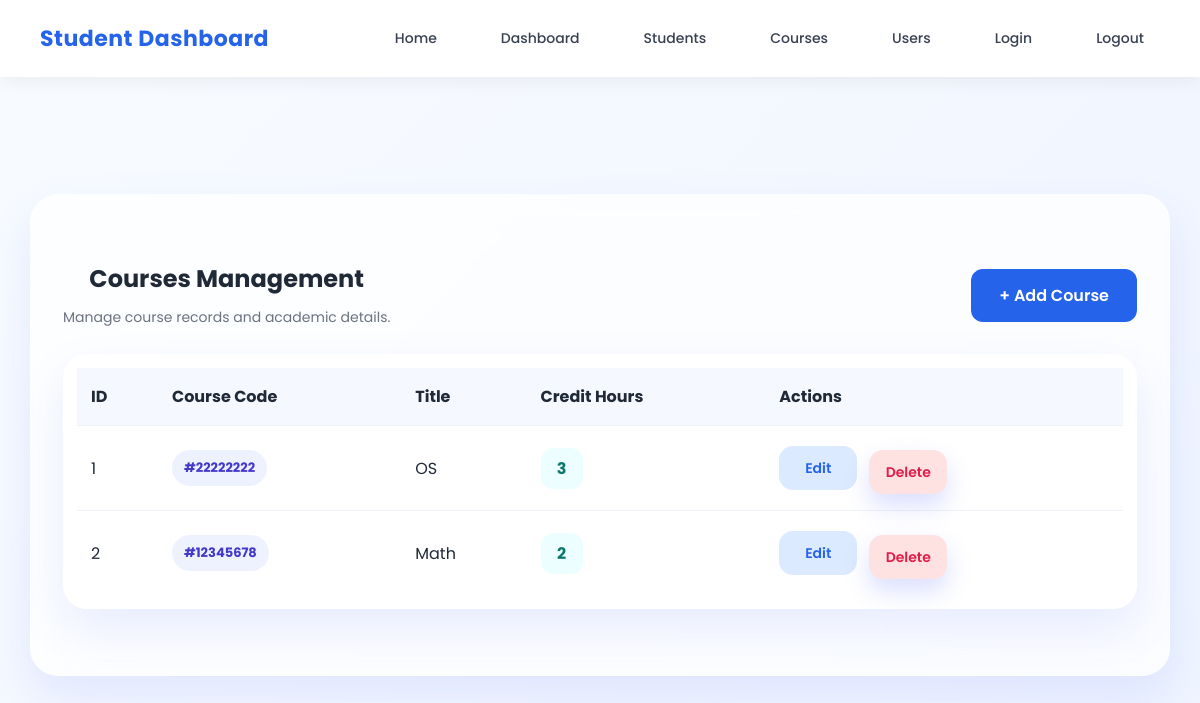
The page /courses/ (signed in) on the database its author committed.
### app/models.py (models this page shows)
class Course(db.Model):
    __tablename__ = "courses"
    id = db.Column(db.Integer, primary_key=True)
    course_code = db.Column(db.String(50), unique=True, nullable=False)
    title = db.Column(db.String(120), nullable=False)
    credit_hours = db.Column(db.Integer, nullable=False)

### app/courses/routes.py (the view)
@courses.route("/")
@login_required
def list_courses():
    all_courses = Course.query.all()
    return render_template("courses/courses.html", courses=all_courses)

### app/templates/courses/courses.html
{% extends "base.html" %}
{% block content %}
<div class="courses-page">
    <div class="section-header">
        <div>
            <h2>Courses Management</h2>
            <p class="section-subtitle">Manage course records and academic details.</p>
        </div>
        <a href="{{ url_for('courses.add_course') }}" class="btn btn-primary">+ Add Course</a>
    </div>
    {% if courses %}
    <div class="courses-table-wrapper">
        <table class="courses-table">
            <thead>
                <tr>
                    <th>ID</th>
                    <th>Course Code</th>
                    <th>Title</th>
                    <th>Credit Hours</th>
                    <th>Actions</th>
                </tr>
            </thead>
            <tbody>
                {% for course in courses %}
                <tr>
                    <td>{{ course.id }}</td>
                    <td><span class="course-code-badge">{{ course.course_code }}</span></td>
                    <td>{{ course.title }}</td>
                    <td><span class="credit-badge">{{ course.credit_hours }}</span></td>
                    <td class="actions">
                        <a href="{{ url_for('courses.edit_course', course_id=course.id) }}" class="btn-small edit-btn">Edit</a>
                        <form action="{{ url_for('courses.delete_course', course_id=course.id) }}"
                              method="POST"
                              class="delete-form"
                              onsubmit="return confirm('Are you sure you want to delete this course?');">
                            <button type="submit" class="btn-small delete-btn">Delete</button>
                        </form>
                    </td>
                </tr>
                {% endfor %}
            </tbody>
        </table>
    </div>
    {% else %}
    <div class="empty-box">
        <h3>No courses found</h3>
        <p>Start by adding your first course.</p>
    </div>
    {% endif %}
</div>
{% endblock %}

### app/static/css/style.css (style rules this page uses)
* { margin: 0; padding: 0; box-sizing: border-box; }
:root { --bg-1: #f8fbff; --bg-2: #eef4ff; --primary: #5b6dfb; --primary-dark: #4657e6; --text-main: #1f2937; --text-soft: #6b7280; --white: #ffffff; --border: rgba(255, 255, 255, 0.25); --shadow: 0 20px 45px rgba(91, 109, 251, 0.12); }
body { font-family: 'Poppins', sans-serif; min-height: 100vh; background: radial-gradient(circle at top left, #dfe9ff 0%, transparent 30%), radial-gradient(circle at bottom right, #e7dcff 0%, transparent 28%), linear-gradient(135deg, var(--bg-1), var(--bg-2)); color: var(--text-main); }
h1, h2 { text-align: center; margin-bottom: 10px; color: var(--text-main); font-weight: 700; }
p { text-align: center; color: var(--text-soft); line-height: 1.7; margin-bottom: 18px; font-size: 14px; }
form { display: flex; flex-direction: column; gap: 8px; }
button { margin-top: 8px; border: none; border-radius: 16px; padding: 14px; background: linear-gradient(135deg, var(--primary), #7c6df8); color: white; font-size: 15px; font-weight: 600; font-family: inherit; cursor: pointer; transition: 0.25s ease; box-shadow: 0 12px 24px rgba(91, 109, 251, 0.22); }
body { font-family: 'Poppins', sans-serif; background: linear-gradient(135deg, #f8fbff, #eef4ff); color: #1f2937; }
.btn { display: inline-block; padding: 14px 28px; border-radius: 12px; text-decoration: none; font-weight: 600; transition: 0.3s ease; }
.btn-primary { background: #2563eb; color: white; }
.section-header { display: flex; justify-content: space-between; align-items: center; margin-bottom: 20px; gap: 15px; flex-wrap: wrap; }
.actions { display: flex; gap: 10px; align-items: center; }
.btn-small { padding: 8px 14px; border: none; border-radius: 10px; font-size: 13px; font-weight: 600; cursor: pointer; text-decoration: none; }
.edit-btn { background: #e0ecff; color: #1d4ed8; }
.delete-btn { background: #ffe4e6; color: #be123c; }
.courses-page { padding: 30px 0; }
.courses-page .section-header { display: flex; justify-content: space-between; align-items: center; gap: 16px; margin-bottom: 24px; flex-wrap: wrap; }
.courses-page .section-subtitle { margin: 6px 0 0; text-align: left; color: var(--text-soft); font-size: 14px; }
.courses-table-wrapper { background: rgba(255, 255, 255, 0.88); border-radius: 24px; padding: 14px; box-shadow: var(--shadow); overflow-x: auto; }
.courses-table { width: 100%; border-collapse: collapse; }
.courses-table th, .courses-table td { padding: 16px 14px; text-align: left; border-bottom: 1px solid #eef2f7; vertical-align: middle; }
.courses-table th { background: #f5f8ff; color: var(--text-main); font-weight: 700; }
.courses-table tr:last-child td { border-bottom: none; }
.course-code-badge { display: inline-block; padding: 8px 12px; border-radius: 999px; background: #eef2ff; color: #4338ca; font-size: 13px; font-weight: 700; }
.credit-badge { display: inline-block; min-width: 42px; text-align: center; padding: 8px 12px; border-radius: 12px; background: #ecfeff; color: #0f766e; font-weight: 700; }
.courses-page .actions { display: flex; align-items: center; gap: 12px; flex-wrap: nowrap; }
.courses-page .delete-form { margin: 0; display: inline-flex; align-items: center; }
.courses-page .btn-small { display: inline-flex; align-items: center; justify-content: center; min-width: 78px; height: 44px; padding: 0 16px; border-radius: 14px; border: none; font-size: 14px; font-weight: 600; text-decoration: none; cursor: pointer; line-height: 1; box-sizing: border-box; }
.courses-page .edit-btn { background: #dbeafe; color: #2563eb; }
.courses-page .delete-btn { background: #fee2e2; color: #e11d48; }

### rows shown on the page
Course: id "1", course_code "#22222222", title "OS", credit_hours "3"
Course: id "2", course_code "#12345678", title "Math", credit_hours "2"
